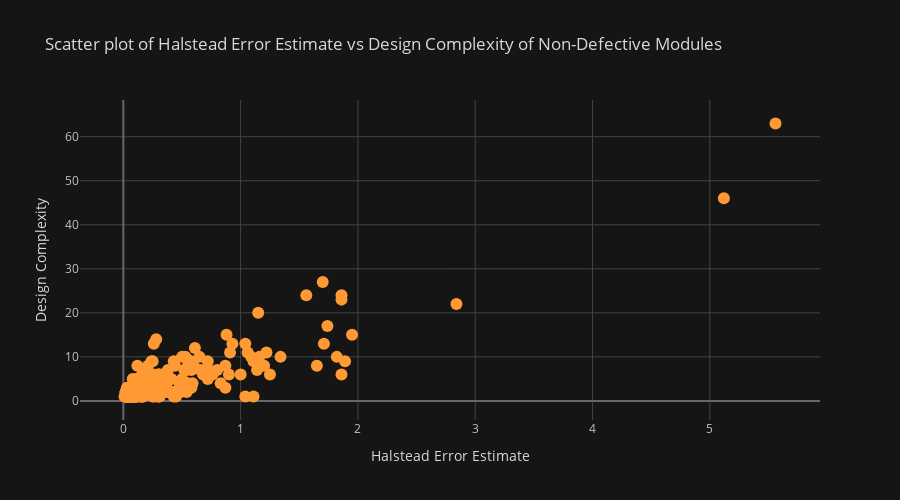

Notebook code for this chart:
### Code cell
non_defective_group.iplot(
    kind='scatter',
    x='HALSTEAD_ERROR_EST',
    y='DESIGN_COMPLEXITY',
    dimensions=(900, 500),
    theme="solar",
    xTitle='Halstead Error Estimate',
    yTitle='Design Complexity',
    title='Scatter plot of Halstead Error Estimate vs Design Complexity of Non-Defective Modules',
    mode="markers"
)

### Figure 1 — Plotly figure (JSON) as saved in the notebook; plotly's stock layout.template omitted (floating-point values rounded to 4 significant figures; data arrays with more than 128 entries replaced by an {"elided": "..."} marker saying what was removed)
{"data": [{"line": {"color": "rgba(255, 153, 51, 1.0)", "dash": "solid", "shape": "linear", "width": 1.3}, "marker": {"size": 12, "symbol": "circle"}, "mode": "markers", "name": "DESIGN_COMPLEXITY", "text": "", "type": "scatter", "x": {"elided": "285 float values"}, "y": {"elided": "285 int values"}}], "layout": {"height": 500, "legend": {"bgcolor": "#151516", "font": {"color": "#D9D9D9"}}, "paper_bgcolor": "#151516", "plot_bgcolor": "#151516", "title": {"font": {"color": "#D9D9D9"}, "text": "Scatter plot of Halstead Error Estimate vs Design Complexity of Non-Defective Modules"}, "width": 900, "xaxis": {"gridcolor": "#434343", "showgrid": true, "tickfont": {"color": "#C2C2C2"}, "title": {"font": {"color": "#D9D9D9"}, "text": "Halstead Error Estimate"}, "zerolinecolor": "#666570"}, "yaxis": {"gridcolor": "#434343", "showgrid": true, "tickfont": {"color": "#C2C2C2"}, "title": {"font": {"color": "#D9D9D9"}, "text": "Design Complexity"}, "zerolinecolor": "#666570"}}}
